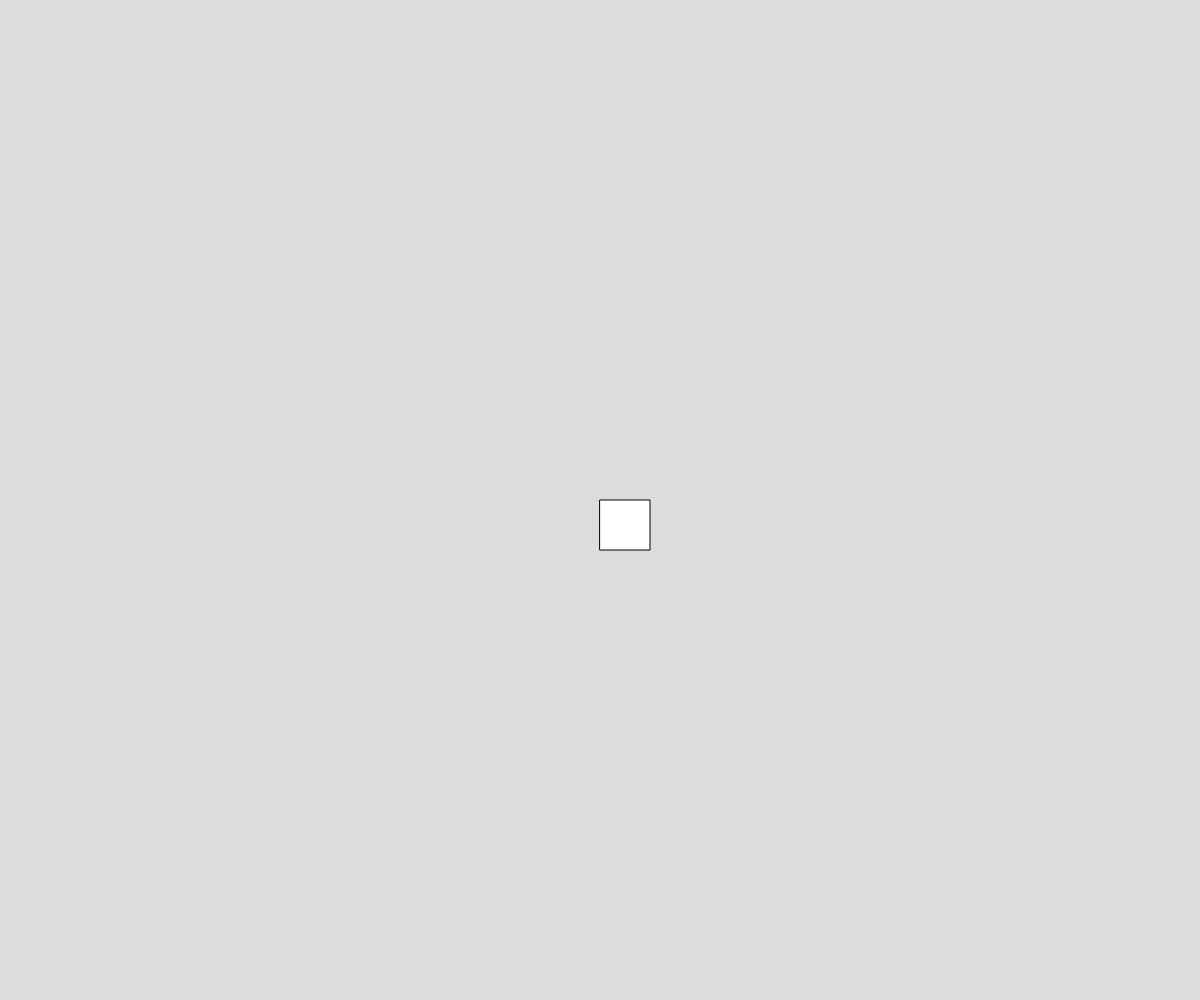
Frame 1 (no input)
Frame 60 (no input): identical to frame 1, image omitted
Frame 120 (the mouse pressed at the canvas centre since frame 60): identical to frame 1, image omitted

The p5.js sketch that drew this single still picture (run headless with seeded random() and noise() and a simulated clock; from frame 60 on, the mouse is pressed at the canvas centre):

// p5.js sketch
// ── sketch.js
// Project Title
// Your Name
// Date
//
// Extra for Experts:
// - describe what you did to take this project "above and beyond"

let rx, ry, dx, cx;

function setup() {
  createCanvas(windowWidth, windowHeight);
  console.log(windowWidth,windowHeight);
  rx = width/2;
  ry = height/2;
  dx = 5;
  cx = rx;
}

function draw() {
  background(220);
  translate(cx, ry);
  obstacles();
  mapTranslation();
}

function obstacles() {
  rect(0, 0, 50, 50);
}

function mapTranslation() {
  if (keyIsDown(65)) {
    cx++;
  }
  if (keyIsDown(68)) {
    cx--;
  }
  console.log(cx);
} 
